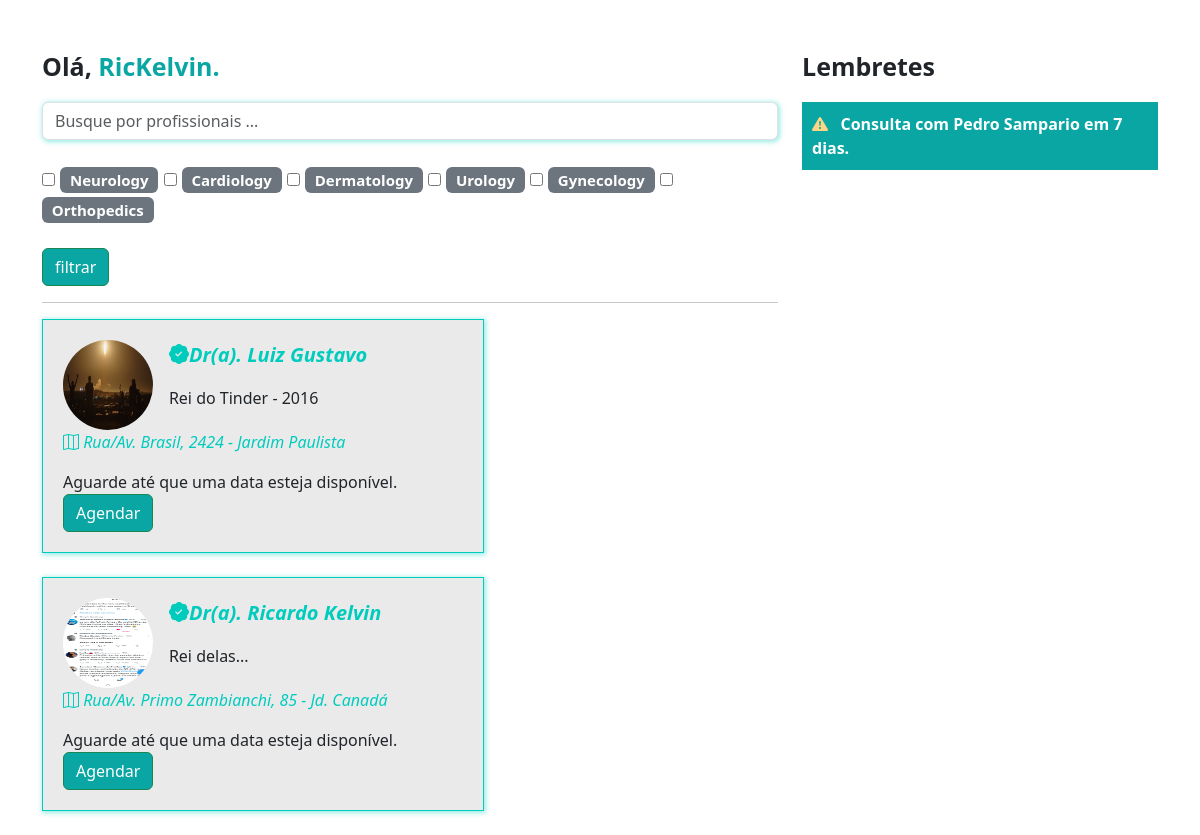
/pacients/home/ (signed in), run on the app's committed database.
### doctors/models.py (models this page shows, shortened)
class Specialties(models.Model):
    specialty = models.CharField(max_length=100)

class DoctorsData(models.Model):
    crm = models.CharField(max_length=10)
    name = models.CharField(max_length=60)
    street = models.CharField(max_length=50)
    region = models.CharField(max_length=25)
    number = models.IntegerField()
    acode = models.CharField(max_length=11)
    registration = models.ImageField(upload_to='registration')
    medical_registration = models.ImageField(upload_to='medical_registration')
    profile_picture = models.ImageField(upload_to='profile_picture')
    description = models.TextField()
    service_price = models.FloatField(default=100)
    user = models.ForeignKey(User, on_delete=models.DO_NOTHING)
    specialty = models.ForeignKey(Specialties, on_delete=models.DO_NOTHING)

### pacients/views.py (the view)
# urls.py: path('home/', views.home, name="home"),
def home(request):
    if request.method == "GET":
        doctors_filter = request.GET.get('doctor_name')
        specialties_filter = request.GET.get('specialties')
        doctors = DoctorsData.objects.all()
        if doctors_filter:
            doctors = doctors.filter(name__icontains=doctors_filter)
        if specialties_filter:
            doctors = doctors.filter(specialties_id=specialties_filter)
        specialties = Specialties.objects.all()
        return render(request, 'home.html', {'doctors': doctors, 'specialties': specialties})

### pacients/templates/home.html (shortened to what this page needs)
{% extends "base.html" %}
{% load static %}
{% block 'head' %}
    <link rel="stylesheet" href="{% static 'doctors/css/schedule_opener.css' %}">
    <link rel="stylesheet" href="{% static 'users/css/users.css' %}">
    <link rel="stylesheet" href="{% static 'doctors/css/doctors_registration.css' %}">
    <link rel="stylesheet" href="{% static 'pacients/css/home.css' %}">
    <link rel="stylesheet" href="https://cdn.jsdelivr.net/npm/bootstrap-icons@1.11.3/font/bootstrap-icons.min.css">
{% endblock 'head' %}
{% block 'body' %}
<br><br>
<div class="container">
    <div class="row">
        <div class="col-md-8">
            <p style="font-size: 25px" class="p-bold">Olá, <span class="color-dark">{{request.user.username}}.</span></p>
            <form action="{% url 'home' %}" post="GET">{% csrf_token %}
                <input type="text" class="form-control shadow-main-color" placeholder="Busque por profissionais ..." name="doctor_name">
                <br>
                <div class="especialidades">
                    {% for specialty in specialties %}
                    <input type="checkbox" name="especialidades" value="{{specialty.id}}">
                    <span class="badge bg-secondary">
                        {{specialty.specialty}}
                    </span>
                    {% endfor %}
                </div>
                <br>
                <input type="submit" value="filtrar" class="btn btn-success btn-dark-color">
            </form>
            <hr>
            <div class="list-medicos">
                {% for doctor in doctors %}
                <div class="card-medicos shadow-main-color">
                    <div class="row">
                        <div class="col-md-3"><img src="{{doctor.profile_picture.url}}" class="foto-perfil-card" alt=""></div>
                        <div class="col-md">
                            <p style="font-size: 20px" class="p-bold"><i class="bi bi-patch-check-fill icon-main">Dr(a). {{doctor.name}}</i></p>
                            <p>{{doctor.description}}</p>
                        </div>
                    </div>
                    <p><i class="bi bi-map icon-main"> Rua/Av. {{doctor.street}}, {{doctor.number}} - {{doctor.region}}</i>&nbsp&nbsp</p>
                    {% if doctor.available %}
                    <p><i class="bi bi-calendar2-week icon-main"> Proxima data: {{doctor.available}}</i>&nbsp&nbsp
                    {% else %}
                        Aguarde até que uma data esteja disponível.
                    {% endif %}
                    <a href="#" class="btn btn-success btn-dark-color">Agendar</a>
                </div>
                <br>
                {% endfor %}
            </div>
        </div>
        <div class="col-md-4">
            <p style="font-size: 25px" class="p-bold">Lembretes</p>
            <p class="bg-main-lembrete">
                <span class="p-bold"><i class="bi bi-exclamation-triangle-fill icon-differential"></i>&nbsp&nbsp Consulta com Pedro Sampario em 7 dias.</span>
            </p>
        </div>
    </div>
</div>
{% endblock 'body' %}

### templates/static/main/css/base.css (style rules this page uses)
:root { --main-color: #00CCBE; --dark-color: #09A6A3; --contrast-color: #FFD686; }
.p-bold { font-weight: bold; }
.color-dark { color: var(--dark-color); }

### templates/static/users/css/users.css (style rules this page uses)
.btn-dark-color { background-color: var(--dark-color); color: white; }

### templates/static/doctors/css/doctors_registration.css (style rules this page uses)
.shadow-main-color { box-shadow: 1px 1px 5px 1px rgba(0, 204, 190, .4); }

### templates/static/pacients/css/home.css (style rules this page uses)
.especialidades { font-size: 20px; }
.card-medicos { width: 60%; background-color: #EAEAEA; border: 1px solid var(--main-color); padding: 20px; }
.foto-perfil-card { width: 90px; height: 90px; border-radius: 45px; }
.icon-main { color: var(--main-color); }
.bg-main-lembrete { background-color: var(--dark-color); padding: 10px; color: white; }
.icon-differential { color: var(--contrast-color); }

### data on the page
Specialties: specialty "Neurology"
Specialties: specialty "Cardiology"
Specialties: specialty "Dermatology"
Specialties: specialty "Urology"
Specialties: specialty "Gynecology"
Specialties: specialty "Orthopedics"
DoctorsData: profile_picture (picture), name "Luiz Gustavo", description "Rei do Tinder - 2016", street "Brasil", number "2424", region "Jardim Paulista"
DoctorsData: profile_picture (picture), name "Ricardo Kelvin", description "Rei delas...", street "Primo Zambianchi", number "85", region "Jd. Canadá"

### other printed values
{{ request.user.username }} "RicKelvin"
